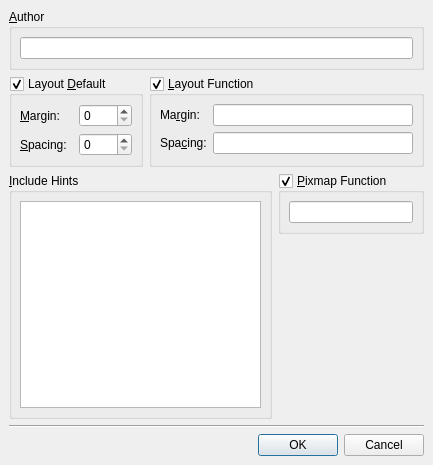
<ui version="4.0" >
 <comment>*********************************************************************
**
** Copyright (C) 1992-2007 TROLLTECH ASA. All rights reserved.
**
** This file is part of the Phone Edition of the Qt Toolkit.
**
** $TROLLTECH_DUAL_LICENSE$
**
** This file is provided AS IS with NO WARRANTY OF ANY KIND, INCLUDING THE
** WARRANTY OF DESIGN, MERCHANTABILITY AND FITNESS FOR A PARTICULAR PURPOSE.
**
*********************************************************************</comment>
 <class>FormWindowSettings</class>
 <widget class="QDialog" name="FormWindowSettings" >
  <property name="geometry" >
   <rect>
    <x>0</x>
    <y>0</y>
    <width>433</width>
    <height>465</height>
   </rect>
  </property>
  <property name="windowTitle" >
   <string>Form Settings</string>
  </property>
  <layout class="QGridLayout" >
   <property name="margin" >
    <number>9</number>
   </property>
   <property name="spacing" >
    <number>6</number>
   </property>
   <item row="5" column="0" colspan="2" >
    <widget class="QDialogButtonBox" name="buttonBox" >
     <property name="orientation" >
      <enum>Qt::Horizontal</enum>
     </property>
     <property name="standardButtons" >
      <set>QDialogButtonBox::Cancel|QDialogButtonBox::NoButton|QDialogButtonBox::Ok</set>
     </property>
    </widget>
   </item>
   <item row="4" column="0" colspan="2" >
    <widget class="Line" name="line" >
     <property name="orientation" >
      <enum>Qt::Horizontal</enum>
     </property>
    </widget>
   </item>
   <item row="1" column="0" colspan="2" >
    <layout class="QHBoxLayout" >
     <property name="margin" >
      <number>0</number>
     </property>
     <property name="spacing" >
      <number>6</number>
     </property>
     <item>
      <widget class="QGroupBox" name="layoutDefaultGroupBox" >
       <property name="title" >
        <string>Layout &amp;Default</string>
       </property>
       <property name="checkable" >
        <bool>true</bool>
       </property>
       <layout class="QGridLayout" >
        <property name="margin" >
         <number>8</number>
        </property>
        <property name="spacing" >
         <number>6</number>
        </property>
        <item row="1" column="0" >
         <widget class="QLabel" name="label_2" >
          <property name="text" >
           <string>&amp;Spacing:</string>
          </property>
          <property name="buddy" >
           <cstring>defaultSpacingSpinBox</cstring>
          </property>
         </widget>
        </item>
        <item row="0" column="0" >
         <widget class="QLabel" name="label" >
          <property name="text" >
           <string>&amp;Margin:</string>
          </property>
          <property name="buddy" >
           <cstring>defaultMarginSpinBox</cstring>
          </property>
         </widget>
        </item>
        <item row="1" column="1" >
         <widget class="QSpinBox" name="defaultSpacingSpinBox" />
        </item>
        <item row="0" column="1" >
         <widget class="QSpinBox" name="defaultMarginSpinBox" />
        </item>
       </layout>
      </widget>
     </item>
     <item>
      <widget class="QGroupBox" name="layoutFunctionGroupBox" >
       <property name="title" >
        <string>&amp;Layout Function</string>
       </property>
       <property name="checkable" >
        <bool>true</bool>
       </property>
       <layout class="QGridLayout" >
        <property name="margin" >
         <number>8</number>
        </property>
        <property name="spacing" >
         <number>6</number>
        </property>
        <item row="1" column="1" >
         <widget class="QLineEdit" name="spacingFunctionLineEdit" />
        </item>
        <item row="0" column="1" >
         <widget class="QLineEdit" name="marginFunctionLineEdit" />
        </item>
        <item row="0" column="0" >
         <widget class="QLabel" name="label_3" >
          <property name="text" >
           <string>Ma&amp;rgin:</string>
          </property>
          <property name="buddy" >
           <cstring>marginFunctionLineEdit</cstring>
          </property>
         </widget>
        </item>
        <item row="1" column="0" >
         <widget class="QLabel" name="label_3_2" >
          <property name="text" >
           <string>Spa&amp;cing:</string>
          </property>
          <property name="buddy" >
           <cstring>spacingFunctionLineEdit</cstring>
          </property>
         </widget>
        </item>
       </layout>
      </widget>
     </item>
    </layout>
   </item>
   <item row="0" column="0" colspan="2" >
    <widget class="QGroupBox" name="pixmapFunctionGroupBox_2" >
     <property name="title" >
      <string>&amp;Author</string>
     </property>
     <layout class="QVBoxLayout" >
      <property name="margin" >
       <number>8</number>
      </property>
      <property name="spacing" >
       <number>6</number>
      </property>
      <item>
       <widget class="QLineEdit" name="authorLineEdit" />
      </item>
     </layout>
    </widget>
   </item>
   <item rowspan="2" row="2" column="0" >
    <widget class="QGroupBox" name="includeHintsGroupBox" >
     <property name="title" >
      <string>&amp;Include Hints</string>
     </property>
     <layout class="QVBoxLayout" >
      <property name="margin" >
       <number>8</number>
      </property>
      <property name="spacing" >
       <number>6</number>
      </property>
      <item>
       <widget class="QTextEdit" name="includeHintsTextEdit" />
      </item>
     </layout>
    </widget>
   </item>
   <item row="2" column="1" >
    <layout class="QHBoxLayout" >
     <property name="margin" >
      <number>0</number>
     </property>
     <property name="spacing" >
      <number>6</number>
     </property>
     <item>
      <widget class="QGroupBox" name="pixmapFunctionGroupBox" >
       <property name="title" >
        <string>&amp;Pixmap Function</string>
       </property>
       <property name="checkable" >
        <bool>true</bool>
       </property>
       <layout class="QVBoxLayout" >
        <property name="margin" >
         <number>8</number>
        </property>
        <property name="spacing" >
         <number>6</number>
        </property>
        <item>
         <widget class="QLineEdit" name="pixmapFunctionLineEdit" />
        </item>
       </layout>
      </widget>
     </item>
    </layout>
   </item>
   <item row="3" column="1" >
    <spacer>
     <property name="orientation" >
      <enum>Qt::Vertical</enum>
     </property>
     <property name="sizeHint" >
      <size>
       <width>111</width>
       <height>115</height>
      </size>
     </property>
    </spacer>
   </item>
  </layout>
 </widget>
 <tabstops>
  <tabstop>authorLineEdit</tabstop>
  <tabstop>defaultMarginSpinBox</tabstop>
  <tabstop>defaultSpacingSpinBox</tabstop>
  <tabstop>marginFunctionLineEdit</tabstop>
  <tabstop>spacingFunctionLineEdit</tabstop>
  <tabstop>pixmapFunctionLineEdit</tabstop>
 </tabstops>
 <resources/>
 <connections>
  <connection>
   <sender>buttonBox</sender>
   <signal>accepted()</signal>
   <receiver>FormWindowSettings</receiver>
   <slot>accept()</slot>
   <hints>
    <hint type="sourcelabel" >
     <x>294</x>
     <y>442</y>
    </hint>
    <hint type="destinationlabel" >
     <x>150</x>
     <y>459</y>
    </hint>
   </hints>
  </connection>
  <connection>
   <sender>buttonBox</sender>
   <signal>rejected()</signal>
   <receiver>FormWindowSettings</receiver>
   <slot>reject()</slot>
   <hints>
    <hint type="sourcelabel" >
     <x>373</x>
     <y>444</y>
    </hint>
    <hint type="destinationlabel" >
     <x>357</x>
     <y>461</y>
    </hint>
   </hints>
  </connection>
 </connections>
</ui>
